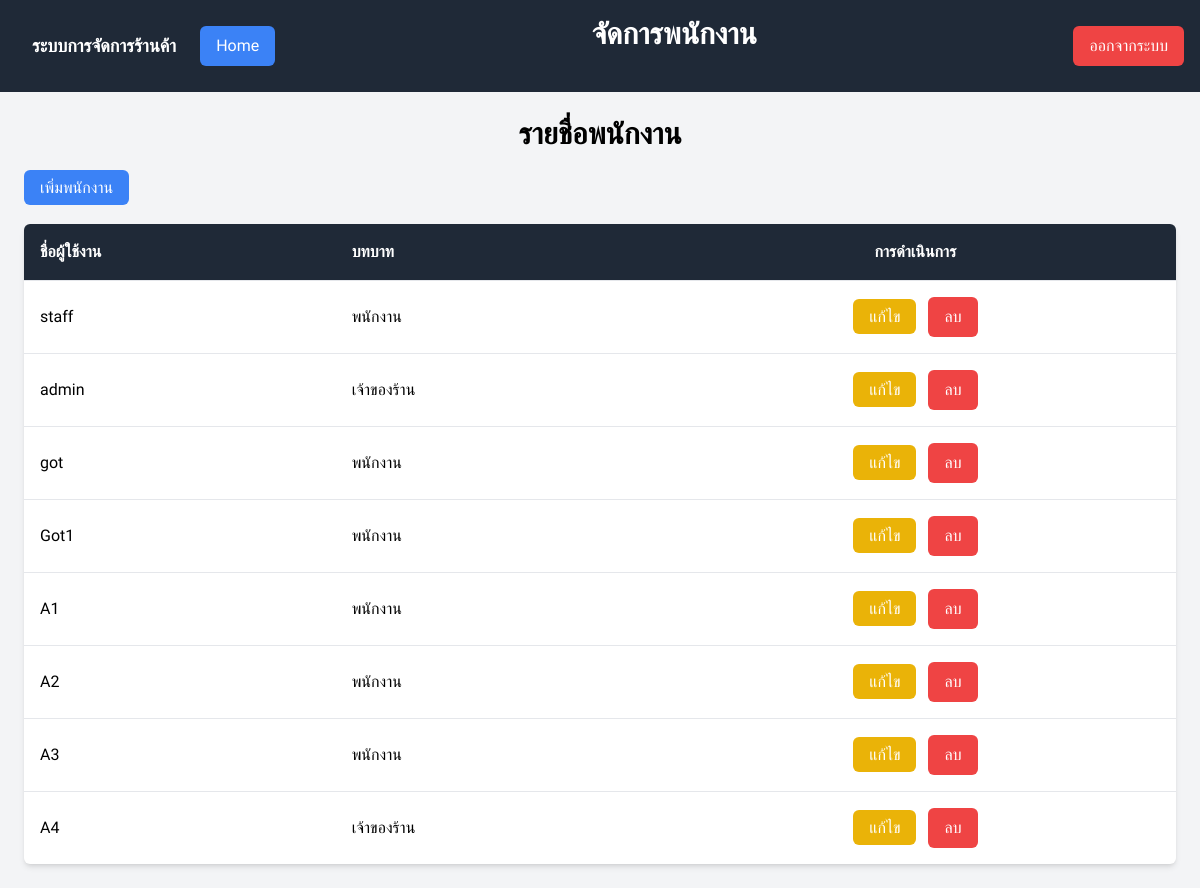
Page /manage-employees/ (signed in) on the earlier database version.
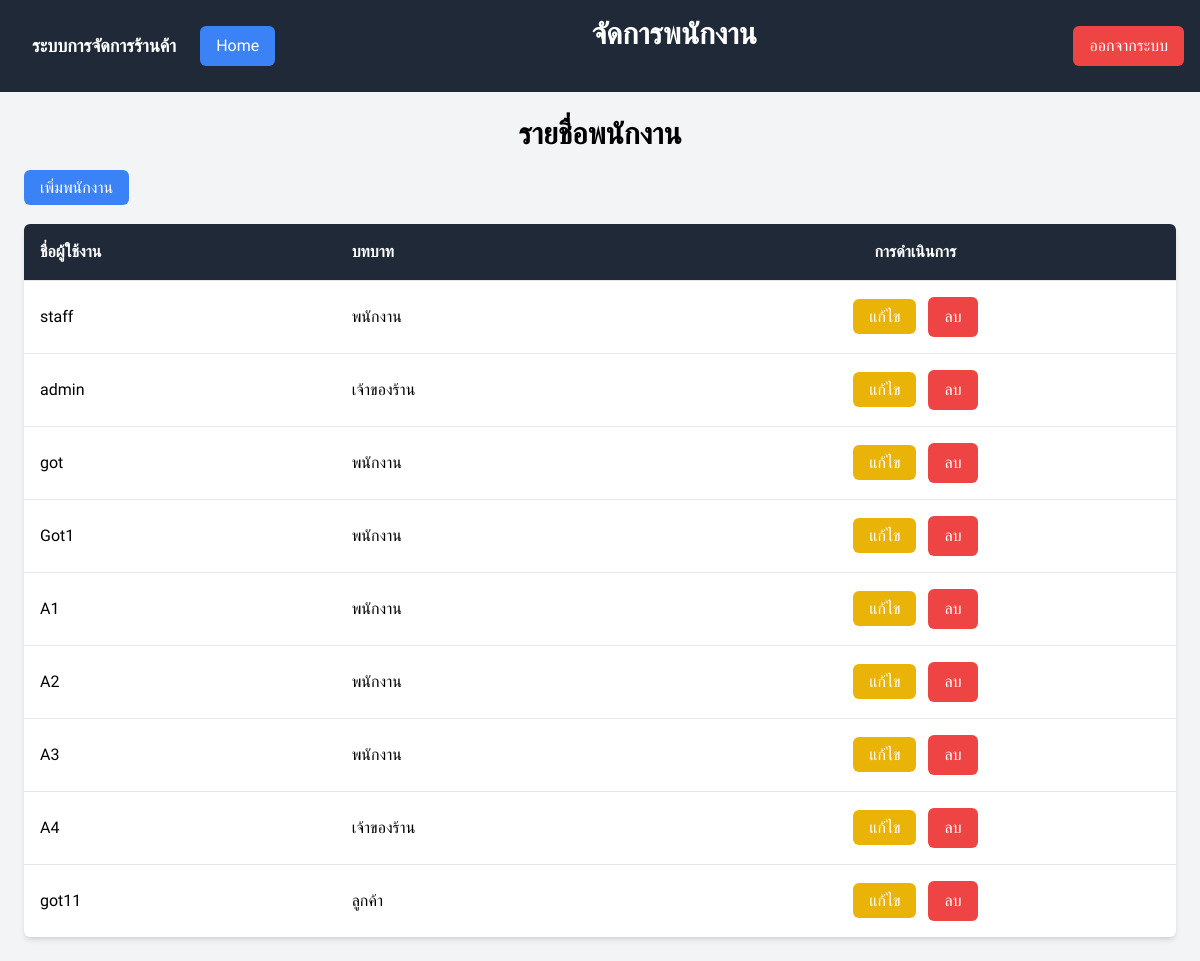
Same page on the later database version.
### demo/models.py (models this page shows, shortened)
class Member(models.Model):
    ROLE_CHOICES = [
        ('customer', 'ลูกค้า'),
        ('staff', 'พนักงาน'),
        ('owner', 'เจ้าของร้าน'),
    ]
    role = models.CharField(max_length=10, choices=ROLE_CHOICES, default='customer')
    user = models.OneToOneField(User, on_delete=models.CASCADE, related_name='member_profile')

### demo/views.py (the view)
# urls.py: path('manage-employees/', views.manage_employees_view, name='manage_employees'),
@login_required
def manage_employees_view(request):
    if request.user.member_profile.role != 'owner':
        messages.error(request, 'คุณไม่มีสิทธิ์เข้าถึงหน้านี้')
        return redirect('home')
    employees = Member.objects.all()
    return render(request, 'manage_employees.html', {'employees': employees})

### demo/templates/manage_employees.html (shortened to what this page needs)
{% load static tailwind_tags %}
<!DOCTYPE html>
<html lang="en">
<head>
    {% tailwind_css %}
</head>
<body class="bg-gray-100">
    <div class="flex justify-between items-center bg-gray-800 text-white p-4">
        <div class="flex items-center">
            <span class="ml-4 text-lg font-semibold">ระบบการจัดการร้านค้า</span>
            <a href="{% url 'home' %}" class="bg-blue-500 text-white px-4 py-2 rounded-md hover:bg-blue-600 transition ml-6">Home</a>
        </div>
        <h1 class="text-3xl font-bold text-center mb-6">จัดการพนักงาน</h1>
        <div class="flex items-center">
            <a href="{% url 'logout' %}" class="bg-red-500 text-white px-4 py-2 rounded-md hover:bg-red-600 transition">ออกจากระบบ</a>
        </div>
    </div>
    <div class="max-w-7xl mx-auto p-6">
        <h2 class="text-3xl font-semibold mb-6 text-center">รายชื่อพนักงาน</h2>
        <div class="mb-6">
            <a href="{% url 'add_employee' %}" class="bg-blue-500 text-white px-4 py-2 rounded-md hover:bg-blue-600 transition">เพิ่มพนักงาน</a>
        </div>
        <table class="min-w-full bg-white shadow-md rounded-md overflow-hidden">
            <thead class="bg-gray-800 text-white">
                <tr>
                    <th class="p-4 text-left">ชื่อผู้ใช้งาน</th>
                    <th class="p-4 text-left">บทบาท</th>
                    <th class="p-4 text-center ">การดำเนินการ</th>
                </tr>
            </thead>
            <tbody>
                {% for employee in employees %}
                    <tr class="border-t">
                        <td class="p-4">{{ employee.user.username }}</td>
                        <td class="p-4">{{ employee.get_role_display }}</td>
                        <td class="p-4 text-center">
                            <a href="{% url 'edit_employee' employee.pk %}" class="bg-yellow-500 text-white px-4 py-2 rounded-md hover:bg-yellow-600 transition">แก้ไข</a>
                            <form action="{% url 'delete_employee' employee.pk %}" method="POST" class="inline-block ml-2">
                                <button type="submit" class="bg-red-500 text-white px-4 py-2 rounded-md hover:bg-red-600 transition">ลบ</button>
                            </form>
                        </td>
                    </tr>
                {% endfor %}
            </tbody>
        </table>
    </div>
</body>
</html>

### demo/templates/manage_employees.html (style rules this page uses)
body { font-family: 'Kanit', sans-serif; }

Differences in the rows shown:
added Member: user.username "got11", role "ลูกค้า"
